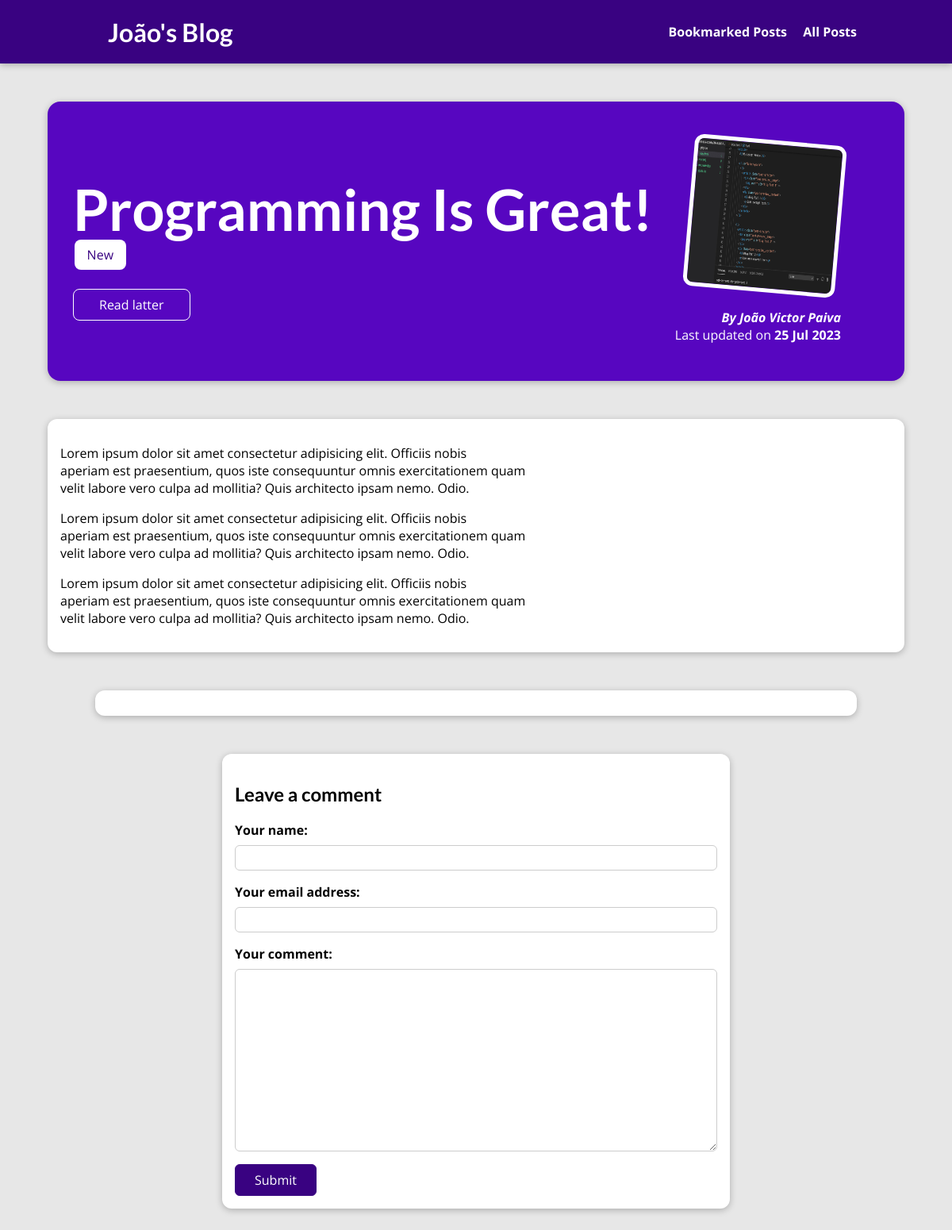
The app's page /posts/programming-is-fun, older data.
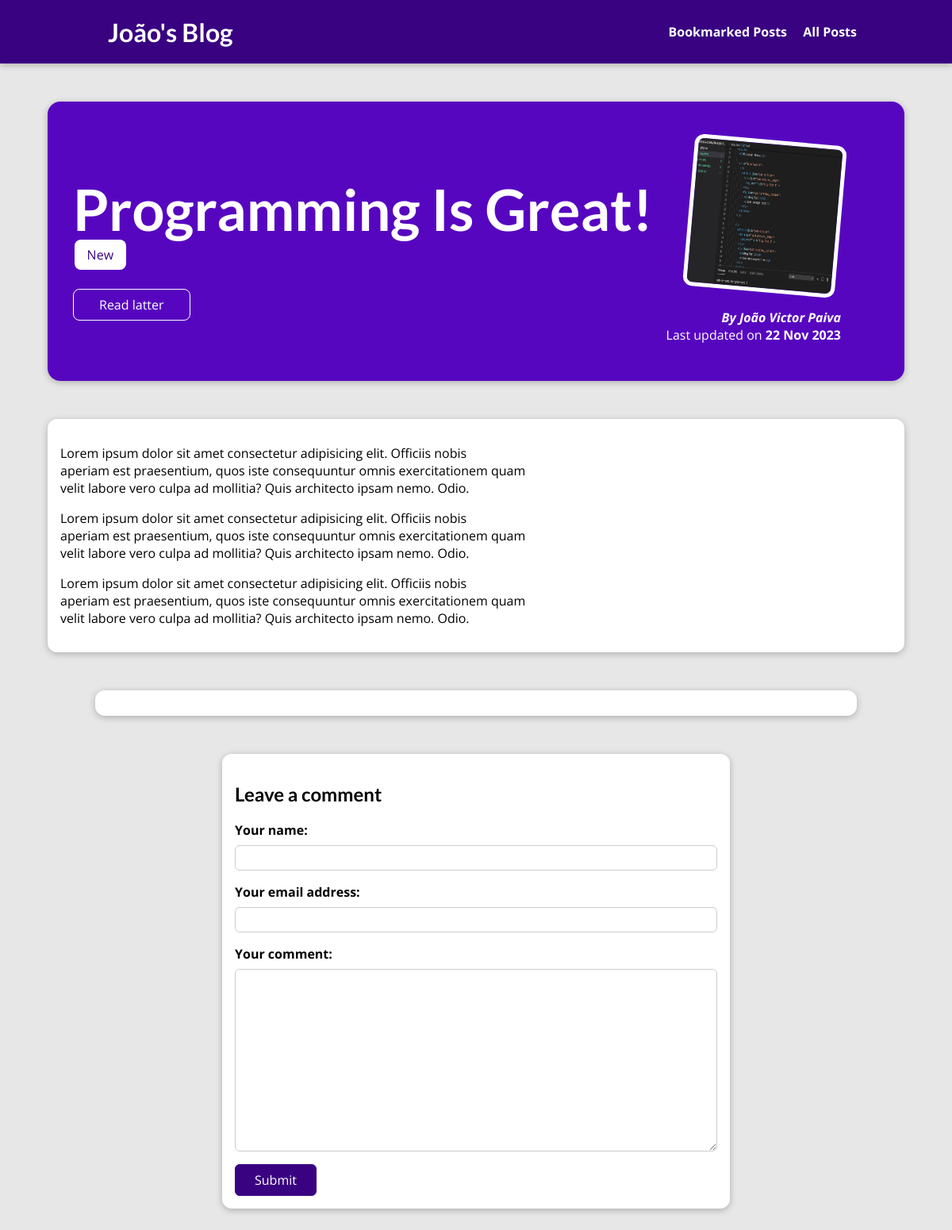
The same page, newer data.
### blog/models.py (models this page shows, shortened)
class Post(models.Model):
    title = models.CharField(max_length=80)
    excerpt = models.CharField(max_length=200)
    image = models.ImageField(upload_to='posts', null=True)
    date = models.DateField(auto_now=True)
    slug = models.SlugField(unique=True)
    content = models.TextField()
    author = models.ForeignKey(
        Author, on_delete=models.SET_NULL, null=True, related_name="posts")
    tag = models.ManyToManyField(Tag)

class Author(models.Model):
    first_name = models.CharField(max_length=100)
    last_name = models.CharField(max_length=100)
    email = models.EmailField(max_length=75)
    def full_name(self):
        return f"{self.first_name} {self.last_name}"
    def __str__(self):
        return self.full_name()

### blog/views.py (the view, shortened to what this page needs)
# urls.py: path('posts/<slug:slug>', views.DetailedPostView.as_view(), name='post'),
class DetailedPostView(View):
    def is_saved_for_later(self, request, post_id):
        saved_for_later = request.session.get('marked_posts')
        if saved_for_later is not None:
            saved_for_later = post_id in saved_for_later
        else:
            saved_for_later = False
        return saved_for_later
    def get(self, request, slug):
        post = Post.objects.get(slug=slug)
        context = {
            'post': post,
            'tags': post.tag.all(),
            'comment_form': CommentForm(),
            'comments': post.comments.all().order_by('-id'),
            'saved_for_later': self.is_saved_for_later(request, post.id),
        }
        return render(request, 'blog/detailed-post.html', context)

### blog/forms.py
class CommentForm(forms.ModelForm):
    class Meta:
        model = Comment
        exclude = ['post']
        labels = {
            'username': ' Your name',
            'user_email': 'Your email address',
            'comment_text': 'Your comment'
        }

### blog/models.py (called while the page is built)
    def __str__(self):
        return f"{self.caption}"

### blog/templates/blog/detailed-post.html (shortened to what this page needs)
{% extends 'base.html' %}
{% load static %}
{% block css_file %}
<link rel="stylesheet" href="{% static 'blog/post-detail.css' %}">
{% endblock %}
{% block content %}
<section id="summary">
  <h2>{{ post.title }}</h2>
  <div>
    {% for tag in tags %}
    <span class="tag"> {{tag}} </span>
    {% endfor %}
  </div>
  <div id="read-later">
    <form action="{% url 'read-later' %}" method="post">
      <button>
        {% if saved_for_later %}
        Remove from "Read latter" list
        {%else %}
        Read latter
        {%endif %}
      </button>
    </form>
  </div>
  <article>
    <img src="{{ post.image.url }}" alt="{{ post.title }}" />
    <address>By <a href="mailto: {{post.author.email}}">{{ post.author }}</a></address>
    <div>Last updated on <time>{{ post.date|date:'d M Y' }}</time></div>
  </article>
</section>
<main>
  {{ post.content|linebreaks }}
</main>
<section id="comments">
</section>
<section id="comment-form">
  <h2>Leave a comment</h2>
  <form action="{% url 'post' post.slug %}" method="POST">
    {% for form_field in comment_form %}
    <div class="form-control {% if form_field.errors %}invalid{% endif %}">
        {{ form_field.label_tag }}
        {{ form_field }}
    </div>
    {% endfor %}
    <button type="submit">Submit</button>
  </form>
</section>
{% endblock %}

Row changes from the older to the newer data that the page shows:
changed Post "Programming Is Great!": date "25 Jul 2023" → "22 Nov 2023"
